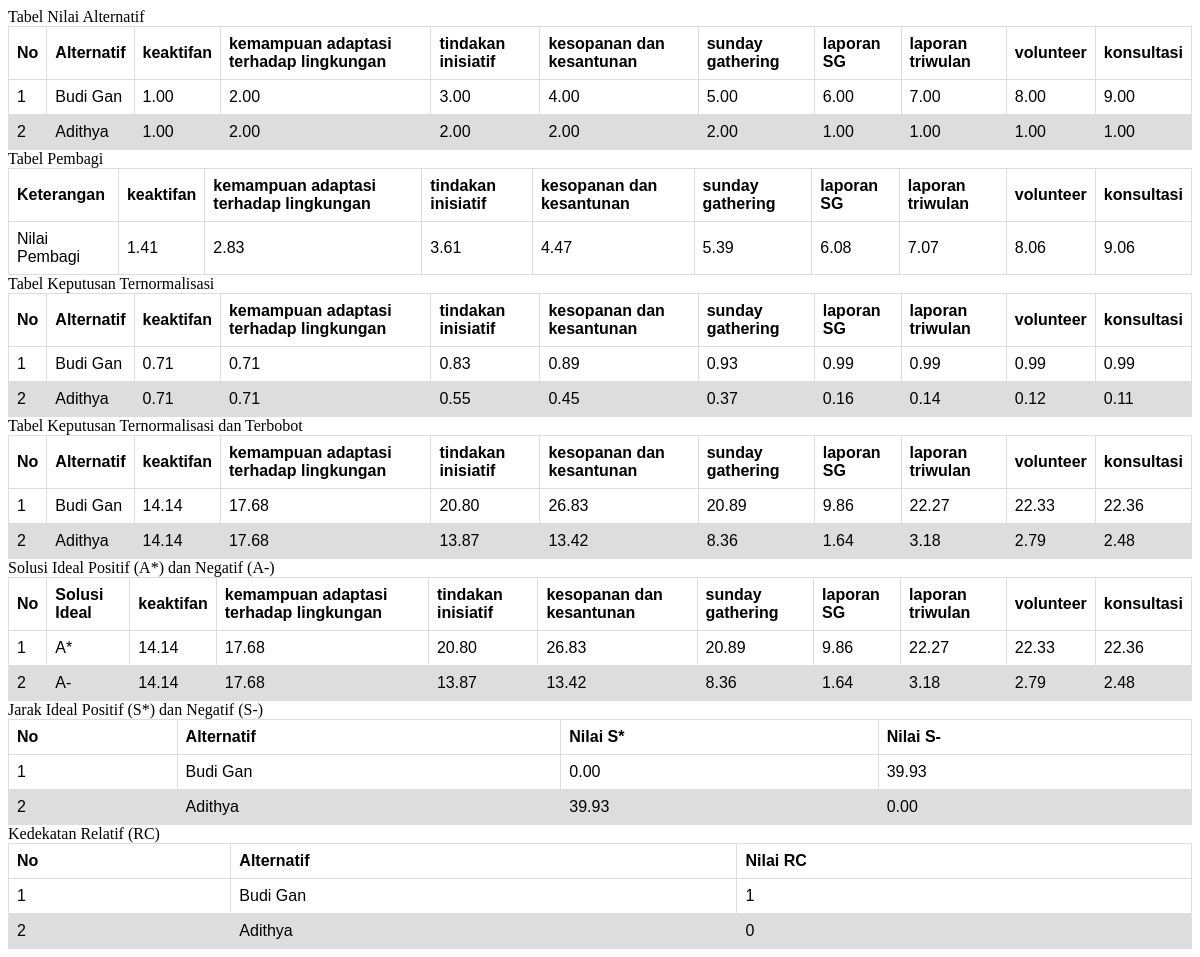
Screenshot of /index.php/welcome with the database file from the repository.
### tables this page shows
CREATE TABLE `kriteria` (
  `id_kriteria` int(11) NOT NULL,
  `nama_kriteria` varchar(200) NOT NULL,
  `atribut` varchar(100) NOT NULL,
  `bobot` varchar(50) NOT NULL
);

CREATE TABLE `siswa` (
  `id_siswa` int(11) NOT NULL,
  `nama` varchar(150) NOT NULL,
  `id_periode` int(4) NOT NULL,
  `asal_sekolah` varchar(50) NOT NULL
);

### application/controllers/Welcome.php (called while the page is built, shortened)
<?php
class Welcome extends CI_Controller
{
	public function __construct()
	{
		$this->load->model('hitung_model');
	}
	public function index()
	{
		$data = $this->hitung_model->hitung();
		$this->load->view('welcome_message', $data);
	}
}

### index.php (called while the page is built, shortened)
<?php
require_once BASEPATH.'core/CodeIgniter.php';

### application/models/hitung_model.php (called while the page is built, shortened)
<?php
class hitung_model extends CI_model
{
    public function joinTabel($key)
    {
        $this->db->select('nilai_alternatif.nilai,siswa.id_siswa,kriteria.id_kriteria,kriteria.bobot,kriteria.atribut');
        $this->db->from('nilai_alternatif,kriteria,siswa');
        $this->db->where('nilai_alternatif.`id_kriteria`= kriteria.`id_kriteria`');
        $this->db->where('nilai_alternatif.`id_siswa`= siswa.`id_siswa`');
        $this->db->where('nilai_alternatif.`id_siswa`', $key);
        $this->db->order_by('kriteria.`id_kriteria`', 'asc');
        return $this->db->get()->result();
    }
    public function flip($arr)
    {
        $out = array();
        foreach ($arr as $key => $ok) {
            foreach ($ok as $subkey => $subvalue) {
                $out[$subkey][$key] = $subvalue;
            }
        }
        return $out;
    }
    public function hitung()
    {
        $siswa = $this->db->get('siswa')->result();
        $kriteria = $this->db->get('kriteria')->result();
        $o = 1;
        $nilaialternatif = array();
        foreach ($siswa as $sis) {
            $nilai = $this->db->get_where('nilai_alternatif', array('id_siswa' => $sis->id_siswa))->result();
            $nilai_baru = array();
            foreach ($kriteria as $krit) {
                $cektest = $krit->id_kriteria;
                foreach ($nilai as $nilailama) {
                    if ($nilailama->id_kriteria == $cektest) {
                        $akar[$o][$cektest] = pow($nilailama->nilai, 2);
                        $nilai_baru[] = $nilailama->nilai;
                    }
                }
            }
            $nilaialternatif[] = array('no' => $o, 'nama' => $sis->nama, 'nilai' => $nilai_baru);
            $o++;
        }
        $res = array();
        foreach ($akar as $kar1) {
            foreach ($kar1 as $kar2 => $val1) {
                (!isset($res[$kar2])) ? $res[$kar2] = $val1 : $res[$kar2] += $val1;
            }
        }
        foreach ($res as $key => $value) {
            $cekpembagi[$key] = sqrt($value);
        }
        $o = 1;
        $tabkep = array();
        foreach ($siswa as $sis) {
            $nilai = $this->db->get_where('nilai_alternatif', array('id_siswa' => $sis->id_siswa))->result();
            $nilai_baru = array();
            foreach ($kriteria as $krit) {
                $cektest = $krit->id_kriteria;
                foreach ($cekpembagi as $key => $value) {
                    if ($key == $cektest) {
                        foreach ($nilai as $nilai_alter) {
                            if ($nilai_alter->id_kriteria == $cektest) {
                                $oi = $nilai_alter->nilai / $value;
                                $kepnom[$o][$cektest] = $oi;
                                $nilai_baru[] = $oi;
                            }
                        }
                    }
                }
            }
            $tabkep[] = array('no' => $o, 'nama' => $sis->nama, 'nilai' => $nilai_baru);
            $o++;
        }
        $o = 1;
        foreach ($siswa as $sis) {
            $nilai = $this->joinTabel($sis->id_siswa);
            foreach ($kriteria as $krit) {
                $cektest = $krit->id_kriteria;
                foreach ($nilai as $nilai_alter) {
                    if ($nilai_alter->id_kriteria == $cektest) {
                        $ap1[$o][$cektest] = $nilai_alter->bobot;
                        if ($nilai_alter->atribut == 'benefit') {
                            $cek1[$o][] = 'benefit';
                        } else {
                            $cek1[$o][] = 'cost';
                        }
                    }
                }
            }
            $o++;
        }
        $oi = 1;
        foreach ($ap1 as $koy) {
            foreach ($koy as $key => $bbt) {
                $cekhasil[$key][$oi] = $kepnom[$oi][$key] * $bbt;
            }
            $oi++;
        }
        $op = 1;
        $opi = 1;
        $tabbot = array();
        foreach ($siswa as $sis) {
            $nil = array();
            foreach ($cekhasil as $key) {
                foreach ($key as $kuy => $val) {
                    if ($kuy == $opi) {
                        $datamax[$op][] = $val;
                        $nil[] = $val;
                    }
                }
            }
            $tabbot[] = array('no' => $op, 'nama' => $sis->nama, 'nilai' => $nil);
            $op++;
            $opi++;
        }
        $opp = 1;
        foreach ($cek1 as $k) {
            foreach ($k as $key => $value) {
                foreach ($datamax[$opp] as $kosy => $valuee) {
                    if ($key == $kosy) {
                        $datamax1[$key][] = $valuee;
                    }
                }
            }
            $opp++;
        }
        $test = $this->flip($cek1);
        $pio = 0;
        foreach ($test as $k => $now) {
            $datapake = array();
            foreach ($now as $key => $value) {
                if ($k == $pio) {
                    foreach ($datamax1[$k] as $ke => $val) {
                        $datapake[] = $val;
                    }
                    if ($value == 'benefit') {
                        $plus[$pio] = max($datapake);
                        $min[$pio] = min($datapake);
                    } elseif ($value == 'cost') {
                        $plus[$pio] = min($datapake);
                        $min[$pio] = max($datapake);
                    }
                }
            }
            $pio++;
        }
        foreach ($datamax as $key) {
            $cek = array();
            foreach ($key as $ke => $value) {
                $cek[] = pow(($value - $plus[$ke]), 2);
            }
            $spositif[] = sqrt(array_sum($cek));
        }
        foreach ($datamax as $key) {
            $cek = array();
            foreach ($key as $ke => $value) {
                $cek[] = pow(($value - $min[$ke]), 2);
            }
            $snegatif[] = sqrt(array_sum($cek));
        }
        $o = 1;
        $oip = 0;
        $jaridl = array();
        foreach ($siswa as $key2) {
            $rc = $snegatif[$oip] / ($spositif[$oip] + $snegatif[$oip]);
            $rcd[$key2->nama] = $rc;
            $rcdx[$key2->id_siswa] = $rc;
            $jaridl[] = array('no' => $o, 'nama' => $key2->nama, 'jarakpositif' => $spositif[$oip], 'jaraknegatif' => $snegatif[$oip], 'rc' => $rc);
            $o++;
            $oip++;
        }
        return array(
            'krit' => $kriteria,
            'siswa' => $siswa,
            'nilaialter' => $nilaialternatif,
            'cekpembagi' => $cekpembagi,
            'tabkep' => $tabkep,
            'tabbot' => $tabbot,
            'plus' => $plus,
            'min' => $min,
            'jaridl' => $jaridl,
            'rcd' => $rcd,
            'rcdx' => $rcdx,
        );
    }
}

### application/views/welcome_message.php (the view, shortened to what this page needs)
<!DOCTYPE html>
<html lang="en">
<head>
</head>
<body>
	Tabel Nilai Alternatif
	<table>
		<thead>
			<tr>
				<th>No</th>
				<th>Alternatif</th>
				<?php
				foreach ($krit as $key) {
				?>
					<th>
						<?= $key->nama_kriteria ?>
					</th>
				<?php
				}
				?>
			</tr>
		</thead>
		<tbody>
			<?php
			foreach ($nilaialter as $key2) {
			?>
				<tr>
					<td><?= $key2['no'] ?></td>
					<td><?= $key2['nama'] ?></td>
					<?php
					foreach ($key2['nilai'] as $key) {
						echo "<td>" . number_format($key, 2) . "</td>";
					}
					?>
				</tr>
			<?php
			}
			?>
		</tbody>
	</table>
	Tabel Pembagi
	<table>
		<thead>
			<th>Keterangan</th>
			<?php
			foreach ($krit as $key) {
			?>
				<th>
					<?= $key->nama_kriteria ?>
				</th>
			<?php
			}
			?>
		</thead>
		<tr>
			<td>Nilai Pembagi</td>
			<?php
			foreach ($cekpembagi as $key) {
				echo "<td>" . number_format($key, 2) . "</td>";
			}
			?>
		</tr>
	</table>
	Tabel Keputusan Ternormalisasi
	<table>
		<thead>
			<tr>
				<th>No</th>
				<th>Alternatif</th>
				<?php
				foreach ($krit as $key) {
				?>
					<th>
						<?= $key->nama_kriteria ?>
					</th>
				<?php
				}
				?>
			</tr>
		</thead>
		<tbody>
			<?php
			foreach ($tabkep as $key2) {
			?>
				<tr>
					<td><?= $key2['no'] ?></td>
					<td><?= $key2['nama'] ?></td>
					<?php
					foreach ($key2['nilai'] as $key) {
						echo "<td>" . number_format($key, 2) . "</td>";
					}
					?>
				</tr>
			<?php
			}
			?>
		</tbody>
	</table>
	Tabel Keputusan Ternormalisasi dan Terbobot
	<table>
		<thead>
			<tr>
				<th>No</th>
				<th>Alternatif</th>
				<?php
				foreach ($krit as $key) {
				?>
					<th>
						<?= $key->nama_kriteria ?>
					</th>
				<?php
				}
				?>
			</tr>
		</thead>
		<tbody>
			<?php
			foreach ($tabbot as $key) {
			?>
				<tr>
					<td><?= $key['no'] ?></td>
					<td><?= $key['nama'] ?></td>
					<?php
					foreach ($key['nilai'] as $key) {
						echo "<td>" . number_format($key, 2) . "</td>";
					}
					?>
				</tr>
			<?php
			}
			?>
		</tbody>
	</table>
	Solusi Ideal Positif (A*) dan Negatif (A-)
	<table>
		<thead>
			<tr>
				<th>No</th>
				<th>Solusi Ideal</th>
				<?php
				foreach ($krit as $key) {
				?>
					<th>
						<?= $key->nama_kriteria ?>
					</th>
				<?php
				}
				?>
			</tr>
		</thead>
		<tbody>
			<tr>
				<td>1</td>
				<td>A*</td>
				<?php
				foreach ($plus as $key => $value) {
				?>
					<td><?= number_format($value, 2) ?></td>
				<?php
				}
				?>
			</tr>
			<tr>
				<td>2</td>
				<td>A-</td>
				<?php
				foreach ($min as $key => $value) {
				?>
					<td><?= number_format($value, 2) ?></td>
				<?php
				}
				?>
			</tr>
		</tbody>
	</table>
	Jarak Ideal Positif (S*) dan Negatif (S-)
	<table>
		<thead>
			<tr>
				<th>No</th>
				<th>Alternatif</th>
				<th>Nilai S*</th>
				<th>Nilai S-</th>
			</tr>
		</thead>
		<tbody>
			<?php
			foreach ($jaridl as $key2) {
			?>
				<tr>
					<td><?= $key2['no'] ?></td>
					<td><?= $key2['nama'] ?></td>
					<td><?= number_format($key2['jarakpositif'], 2) ?></td>
					<td><?= number_format($key2['jaraknegatif'], 2) ?></td>
				</tr>
			<?php
			}
			?>
		</tbody>
	</table>
	Kedekatan Relatif (RC)
	<table>
		<thead>
			<tr>
				<th>No</th>
				<th>Alternatif</th>
				<th>Nilai RC</th>
			</tr>
		</thead>
		<tbody>
			<?php
			$op = 1;
			arsort($rcd);
			foreach ($rcd as $key => $value) {
			?>
				<tr>
					<td><?= $op ?></td>
					<td><?= $key ?></td>
					<td><?= round($value, 2) ?></td>
				</tr>
			<?php
				$op++;
			}
			?>
		</tbody>
	</table>
</body>
</html>

### application/views/welcome_message.php (style rules this page uses)
table { font-family: arial, sans-serif; border-collapse: collapse; width: 100%; }
td, th { border: 1px solid #dddddd; text-align: left; padding: 8px; }
tr:nth-child(even) { background-color: #dddddd; }

### rows the page displays
kriteria: nama_kriteria "keaktifan"
kriteria: nama_kriteria "kemampuan adaptasi terhadap lingkungan"
kriteria: nama_kriteria "tindakan inisiatif"
kriteria: nama_kriteria "kesopanan dan kesantunan"
kriteria: nama_kriteria "sunday gathering"
kriteria: nama_kriteria "laporan SG"
kriteria: nama_kriteria "laporan triwulan"
kriteria: nama_kriteria "volunteer"
kriteria: nama_kriteria "konsultasi"
siswa: no "1", nama "Budi Gan", key "1.00", key "2.00", key "3.00", key "4.00", key "5.00", key "6.00", key "7.00", key "8.00", key "9.00", id_siswa "1", key "0.71", key "0.83", key "0.89", key "0.93", key "0.99", key "14.14", key "17.68", key "20.80", key "26.83", key "20.89", key "9.86", key "22.27", key "22.33", key "22.36", jarakpositif "0.00", jaraknegatif "39.93"
siswa: id_siswa "2", nama "Adithya", key "1.00", key "2.00", key "0.71", key "0.55", key "0.45", key "0.37", key "0.16", key "0.14", key "0.12", key "0.11", key "14.14", key "17.68", key "13.87", key "13.42", key "8.36", key "1.64", key "3.18", key "2.79", key "2.48", jarakpositif "39.93", jaraknegatif "0.00"

### other values shown
$key "1.41"
$key "2.83"
$key "3.61"
$key "4.47"
$key "5.39"
$key "6.08"
$key "7.07"
$key "8.06"
$key "9.06"
$value "14.14"
$value "17.68"
$value "20.80"
$value "26.83"
$value "20.89"
$value "9.86"
